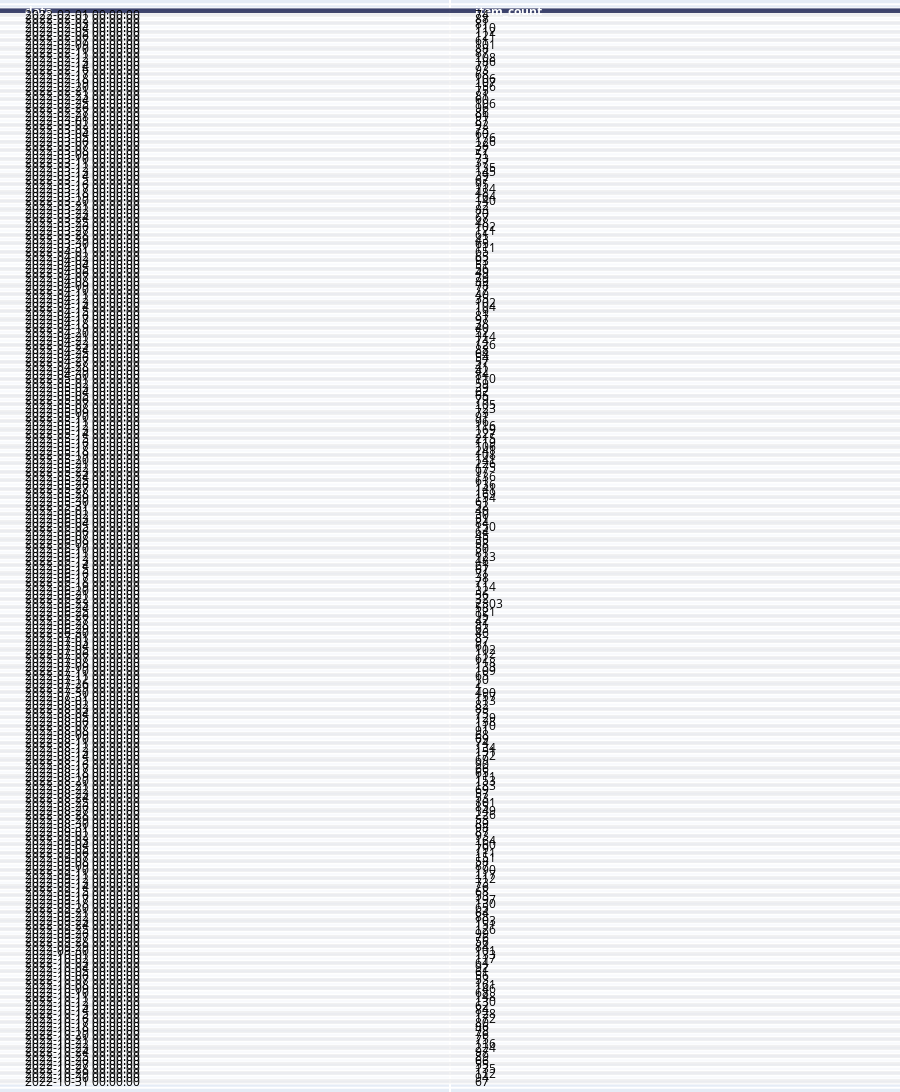

Write notebook code for a chart like this one.
### Code cell
from chart_studio.grid_objs import Grid, Column


import plotly.figure_factory as ff

# Create a plot.ly-friendly table for Sales per day

table = ff.create_table(grouped_by_date)
py.iplot(table, filename='Vendas_por_dia_farina')

f = open('Vendas_por_dia_farina.html','w')
a = grouped_by_date.to_html()
f.write(a)
f.close()
